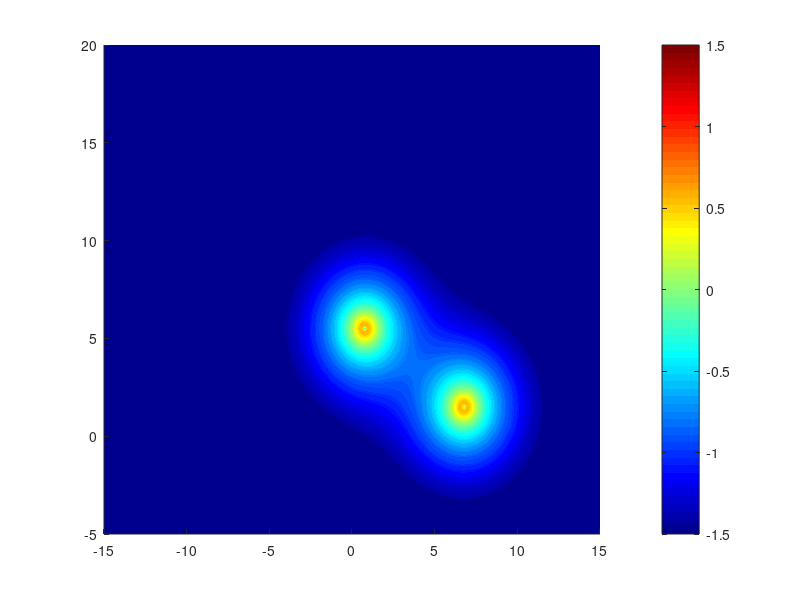

Write the MATLAB code that produced this figure. (Note: this script raises an error after producing the figure.)
clear; clc; close all;

%% 1. ACTUAL GEOMETRIC PARAMETERS (mm)
% IWAKI 24-Well Plate Specifications
D_Well_Outer = 15.6;     
R_Well = D_Well_Outer / 2;
H_Well = 10.0;           

% Greiner ThinCert Insert Specifications
Membrane_Area = 0.336;   
D_Insert = 2 * sqrt((Membrane_Area * 100) / pi); 
R_Insert = D_Insert / 2;
Y_Membrane = 3.0;        
H_Insert = 9.5;          
Wall_Thick = 0.4;        

% STX01 Electrode Specifications
Thickness = 1.0;         
Gap_Legs = 5.0;          
X_Wall_Ref = R_Insert;   
X_Leg_In = X_Wall_Ref - 2.0;  
X_Leg_Out = X_Wall_Ref + 3.0; 

% Electrode Tips and Active Centers
Y_Tip_In = Y_Membrane + 2.0; 
Y_Tip_Out = 1.0;
Y_Active_In = Y_Tip_In + 0.5;
Y_Active_Out = Y_Tip_Out + 0.5;

% Charges
Q_Source = 1; Q_Sink = -1;

%% 2. FIELD CALCULATION (Extended to cover full background)
% NOTE: Grid spans from -15 to 15 (wider than view) to avoid white borders
[x, y] = meshgrid(linspace(-15, 15, 800), linspace(-5, 20, 800)); 
Xc_In = X_Leg_In - 0.5; Yc_In = Y_Active_In;
Xc_Out = X_Leg_Out + 0.5; Yc_Out = Y_Active_Out;

r_src = sqrt((x - Xc_In).^2 + (y - Yc_In).^2 + 0.1);
r_sink = sqrt((x - Xc_Out).^2 + (y - Yc_Out).^2 + 0.1);

Ex = Q_Source .* (x - Xc_In)./r_src.^3 + Q_Sink .* (x - Xc_Out)./r_sink.^3;
Ey = Q_Source .* (y - Yc_In)./r_src.^3 + Q_Sink .* (y - Yc_Out)./r_sink.^3;
J_mag = sqrt(Ex.^2 + Ey.^2);

%% 3. GRAPHICAL PLOT
% High-resolution figure
fig = figure('Color', 'w', 'Name', 'STX01 Actual Configuration', ...
    'Position', [50 50 1200 900], 'Visible', 'on'); 
hold on;

% A. HEATMAP (Full Background)
J_log = log10(J_mag);
contourf(x, y, J_log, 120, 'LineColor', 'none'); 
colormap(jet);
caxis([-1.5 1.5]);
cb = colorbar;
cb.Label.String = 'Norm. Current Density (Log Scale)';
cb.Label.FontSize = 12;
cb.Label.FontWeight = 'bold';

% B. STREAMLINES
hS = streamslice(x, y, Ex, Ey, 3); 
set(hS, 'Color', [1 1 1], 'LineWidth', 0.6);

% C. PHYSICAL STRUCTURES
Color_Plastic = [0.2 0.2 0.2]; 
Color_Insert = [0.6 0.6 0.6]; 
Color_Probe = [0 0 0]; 

% IWAKI Well
fill([-R_Well-0.5 -R_Well -R_Well -R_Well-0.5], [0 0 H_Well H_Well], Color_Plastic, 'EdgeColor', 'none');
fill([R_Well R_Well+0.5 R_Well+0.5 R_Well], [0 0 H_Well H_Well], Color_Plastic, 'EdgeColor', 'none');
fill([-R_Well-0.5 R_Well+0.5 R_Well+0.5 -R_Well-0.5], [-0.5 -0.5 0 0], Color_Plastic, 'EdgeColor', 'none');

% Greiner Insert
fill([-R_Insert -R_Insert+Wall_Thick -R_Insert+Wall_Thick -R_Insert], [Y_Membrane Y_Membrane H_Insert H_Insert], Color_Insert, 'EdgeColor', 'none');
fill([R_Insert R_Insert-Wall_Thick R_Insert-Wall_Thick R_Insert], [Y_Membrane Y_Membrane H_Insert H_Insert], Color_Insert, 'EdgeColor', 'none');
fill([-R_Insert-1 -R_Insert+Wall_Thick -R_Insert+Wall_Thick -R_Insert-1], [H_Insert H_Insert H_Insert+0.5 H_Insert+0.5], Color_Insert, 'EdgeColor', 'none');
fill([R_Insert-Wall_Thick R_Insert+1 R_Insert+1 R_Insert-Wall_Thick], [H_Insert H_Insert H_Insert+0.5 H_Insert+0.5], Color_Insert, 'EdgeColor', 'none');

% Membrane
line([-R_Insert+Wall_Thick R_Insert-Wall_Thick], [Y_Membrane Y_Membrane], 'Color', 'w', 'LineStyle', '--', 'LineWidth', 3);

% STX01 Electrode
rectangle('Position', [X_Leg_In-Thickness/2, Y_Tip_In, Thickness, 14-Y_Tip_In], 'FaceColor', Color_Probe, 'EdgeColor', 'none');
rectangle('Position', [X_Leg_Out-Thickness/2, Y_Tip_Out, Thickness, 14-Y_Tip_Out], 'FaceColor', Color_Probe, 'EdgeColor', 'none');
Block_Y = 12.5; 
rectangle('Position', [X_Leg_In-Thickness, Block_Y, (X_Leg_Out-X_Leg_In)+2*Thickness, 2.5], 'FaceColor', [0.1 0.1 0.3], 'EdgeColor', 'none');

% D. MARKERS AND LABELS
plot(Xc_In, Yc_In, 'wo', 'MarkerSize', 10, 'MarkerFaceColor', 'r', 'LineWidth', 1.2);
plot(Xc_Out, Yc_Out, 'wo', 'MarkerSize', 10, 'MarkerFaceColor', 'b', 'LineWidth', 1.2);
plot(X_Leg_In+0.5, Yc_In, 'ys', 'MarkerSize', 8, 'MarkerFaceColor', 'y', 'MarkerEdgeColor', 'k');
plot(X_Leg_Out-0.5, Yc_Out, 'ys', 'MarkerSize', 8, 'MarkerFaceColor', 'y', 'MarkerEdgeColor', 'k');

% Text labels
text(0, Y_Membrane + 0.8, '\bf MEMBRANE', 'Color', 'w', 'HorizontalAlignment', 'center', 'FontSize', 10);
text(0, Y_Membrane - 1.2, {'FLOW BENEATH', 'INSERT WALL'}, 'Color', 'w', 'HorizontalAlignment', 'center', 'FontSize', 10, 'FontWeight', 'bold');
text(X_Leg_In, Y_Tip_In-0.6, '\bf Apical', 'Color', 'k', 'HorizontalAlignment', 'center', 'FontSize', 10);
text(X_Leg_Out, Y_Tip_Out-0.6, '\bf Basal', 'Color', 'k', 'HorizontalAlignment', 'center', 'FontSize', 10);
text(-5.5, H_Well/2, 'IWAKI Well', 'Color', 'w', 'FontSize', 11, 'Rotation', 90, 'HorizontalAlignment', 'center', 'FontWeight', 'bold');
text(-R_Insert+1.5, H_Insert/2+1, 'Greiner Insert', 'Color', 'k', 'FontSize', 11, 'Rotation', 90, 'HorizontalAlignment', 'center');

% E. LEGEND (Top Left - Optimized)
Leg_X = -11.0; Leg_Y = 13.0; 
rectangle('Position', [Leg_X, Leg_Y, 4.8, 2.5], 'FaceColor', [1 1 1 0.9], 'EdgeColor', 'k', 'LineWidth', 0.8);
plot(Leg_X + 0.6, Leg_Y + 1.9, 'wo', 'MarkerFaceColor', 'r', 'MarkerSize', 9);
text(Leg_X + 1.4, Leg_Y + 1.9, 'I+ (Source)', 'FontSize', 11, 'Color', 'k', 'FontName', 'Arial');
plot(Leg_X + 0.6, Leg_Y + 1.2, 'wo', 'MarkerFaceColor', 'b', 'MarkerSize', 9);
text(Leg_X + 1.4, Leg_Y + 1.2, 'I- (Sink)', 'FontSize', 11, 'Color', 'k', 'FontName', 'Arial');
plot(Leg_X + 0.6, Leg_Y + 0.5, 'ys', 'MarkerFaceColor', 'y', 'MarkerEdgeColor', 'k', 'MarkerSize', 7);
text(Leg_X + 1.4, Leg_Y + 0.5, 'V (Voltage)', 'FontSize', 11, 'Color', 'k', 'FontName', 'Arial');

% Titles and Axes
title({'Current Density Distribution (J)', '24-Well & STX01 Actual Geometry'}, 'FontSize', 16, 'FontName', 'Arial');
xlabel('Distance (mm)', 'FontSize', 12, 'FontName', 'Arial');
ylabel('Height (mm)', 'FontSize', 12, 'FontName', 'Arial');
axis equal;

% LOCKED VIEW (To crop grid edges and maintain full background)
xlim([-12 12]); 
ylim([-2 16]); 
set(gca, 'Layer', 'top', 'Box', 'on', 'FontSize', 11, 'LineWidth', 1.0);
hold off;

%% HIGH-RESOLUTION SAVE
try
    desktopPath = fullfile(getenv('USERPROFILE'), 'Desktop');
    filename = fullfile(desktopPath, 'STX01_Simulation_Thesis_FullBlue.jpg');
    if ~exist(desktopPath, 'dir')
        filename = 'STX01_Simulation_Thesis_FullBlue.jpg';
    end
    print(fig, filename, '-djpeg100', '-r300');
    fprintf('Image saved: %s\n', filename);
catch
    print(fig, 'STX01_Simulation_Thesis_FullBlue.jpg', '-djpeg100', '-r300');
end
